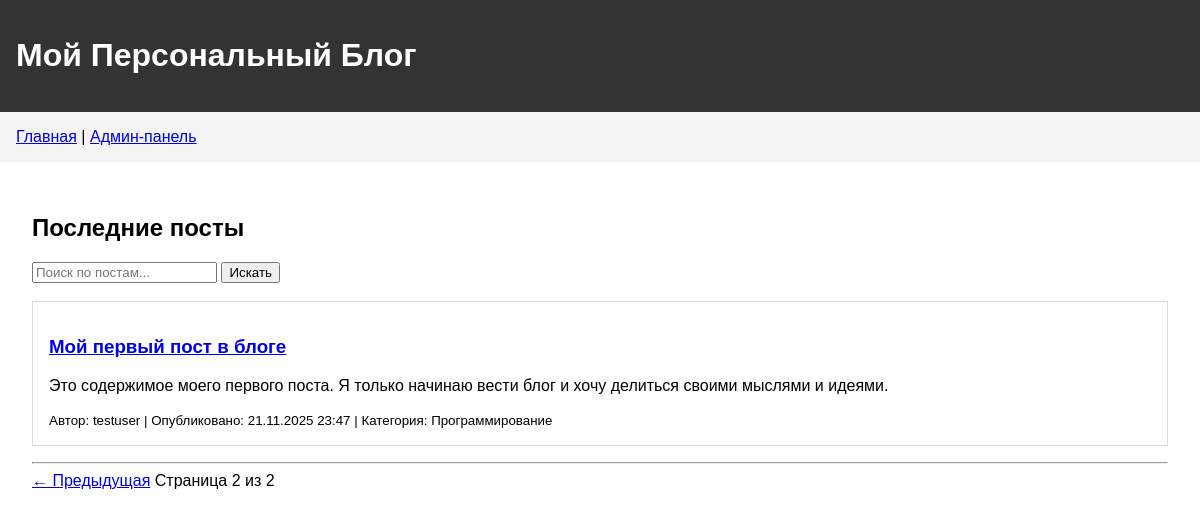
Screenshot of /?page=2 with the database file from the repository.
### blog/models.py (models this page shows, shortened)
class Post(models.Model):
    title = models.CharField(max_length=200, verbose_name='Заголовок')
    content = models.TextField(verbose_name='Содержание')
    created_date = models.DateTimeField(default=timezone.now, verbose_name='Дата создания')
    published_date = models.DateTimeField(blank=True, null=True, verbose_name='Дата публикации')
    author = models.ForeignKey(User, on_delete=models.CASCADE, verbose_name='Автор')
    category = models.ForeignKey(Category, on_delete=models.SET_NULL, null=True, verbose_name='Категория')
    image = models.ImageField(upload_to='post_images/', blank=True, null=True, verbose_name='Изображение')
    class Meta:
        verbose_name = 'Пост'
        verbose_name_plural = 'Посты'

class Category(models.Model):
    name = models.CharField(max_length=100, verbose_name='Название категории')
    description = models.TextField(blank=True, verbose_name='Описание')
    class Meta:
        verbose_name = 'Категория'
        verbose_name_plural = 'Категории'

### blog/views.py (the view, shortened to what this page needs)
# urls.py: path('', views.post_list, name='post_list'),
def post_list(request):
    query = request.GET.get('q')
    posts_qs = Post.objects.filter(
        published_date__lte=timezone.now()
    ).order_by('-published_date')
    paginator = Paginator(posts_qs, 5)
    page_number = request.GET.get('page')
    page_obj = paginator.get_page(page_number)
    context = {
        'posts': page_obj,      # цикл for post in posts
        'page_obj': page_obj,   # навигация по страницам
        'query': query,         # чтобы в инпуте поиска сохранялся текст
    }
    return render(request, 'blog/post_list.html', context)

### blog/templates/blog/post_list.html (shortened to what this page needs)
{% extends 'blog/base.html' %}
{% block content %}
<h2>Последние посты</h2>
<form method="get" action=".">
    <input type="text"
           name="q"
           placeholder="Поиск по постам..."
           value="{{ query|default_if_none:'' }}">
    <button type="submit">Искать</button>
</form>
<br>
{% for post in posts %}
    <div class="post">
        <h3>
            <a href="{% url 'post_detail' pk=post.pk %}">
                {{ post.title }}
            </a>
        </h3>
        <p>{{ post.content|truncatewords:30 }}</p>
        <small>
            Автор: {{ post.author }} |
            Опубликовано: {{ post.published_date|date:"d.m.Y H:i" }} |
            Категория: {{ post.category.name }}
        </small>
    </div>
{% empty %}
    <p>Пока нет постов.</p>
{% endfor %}
<hr>
{% if page_obj.paginator.num_pages > 1 %}
<div class="pagination">
    {% if page_obj.has_previous %}
        <a href="?{% if query %}q={{ query }}&{% endif %}page={{ page_obj.previous_page_number }}">← Предыдущая</a>
    {% endif %}
    <span>
        Страница {{ page_obj.number }} из {{ page_obj.paginator.num_pages }}
    </span>
</div>
{% endif %}
{% endblock %}

### blog/templates/blog/base.html (style rules this page uses)
body { font-family: Arial, sans-serif; margin: 0; padding: 0; }
.post { border: 1px solid #ddd; margin-bottom: 1rem; padding: 1rem; }

### rows the page displays
Post: title "Мой первый пост в блоге", content "Это содержимое моего первого поста. Я только начинаю вести блог и хочу делиться своими мыслями и идеями.", author "testuser", published_date "21.11.2025 23:47", category.name "Программирование"

### other values shown
{{ page_obj.number }} "2"
{{ page_obj.paginator.num_pages }} "2"
